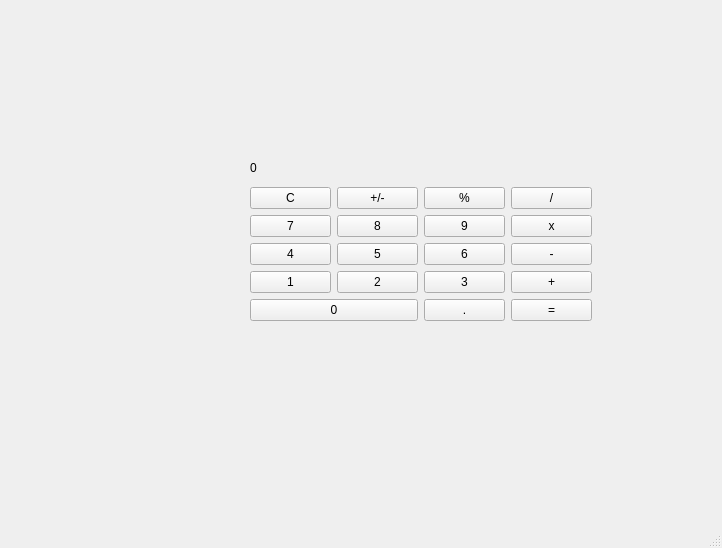
<?xml version="1.0" encoding="UTF-8"?>
<ui version="4.0">
 <class>MainWindow</class>
 <widget class="QMainWindow" name="MainWindow">
  <property name="geometry">
   <rect>
    <x>0</x>
    <y>0</y>
    <width>722</width>
    <height>548</height>
   </rect>
  </property>
  <property name="windowTitle">
   <string>MainWindow</string>
  </property>
  <widget class="QWidget" name="centralwidget">
   <widget class="QWidget" name="verticalLayoutWidget">
    <property name="geometry">
     <rect>
      <x>250</x>
      <y>120</y>
      <width>342</width>
      <height>201</height>
     </rect>
    </property>
    <layout class="QVBoxLayout" name="verticalLayout">
     <item>
      <widget class="QLabel" name="label_expr">
       <property name="font">
        <font>
         <kerning>true</kerning>
        </font>
       </property>
       <property name="text">
        <string/>
       </property>
      </widget>
     </item>
     <item>
      <widget class="QLabel" name="label_result">
       <property name="text">
        <string>0</string>
       </property>
      </widget>
     </item>
     <item>
      <layout class="QGridLayout" name="gridLayout">
       <item row="2" column="3">
        <widget class="QPushButton" name="pushButton_sub">
         <property name="text">
          <string>-</string>
         </property>
        </widget>
       </item>
       <item row="2" column="1">
        <widget class="QPushButton" name="pushButton_5">
         <property name="text">
          <string>5</string>
         </property>
        </widget>
       </item>
       <item row="3" column="2">
        <widget class="QPushButton" name="pushButton_3">
         <property name="text">
          <string>3</string>
         </property>
        </widget>
       </item>
       <item row="4" column="3">
        <widget class="QPushButton" name="pushButton_eq">
         <property name="text">
          <string>=</string>
         </property>
        </widget>
       </item>
       <item row="1" column="2">
        <widget class="QPushButton" name="pushButton_9">
         <property name="text">
          <string>9</string>
         </property>
        </widget>
       </item>
       <item row="3" column="1">
        <widget class="QPushButton" name="pushButton_2">
         <property name="text">
          <string>2</string>
         </property>
        </widget>
       </item>
       <item row="3" column="0">
        <widget class="QPushButton" name="pushButton_1">
         <property name="text">
          <string>1</string>
         </property>
        </widget>
       </item>
       <item row="2" column="2">
        <widget class="QPushButton" name="pushButton_6">
         <property name="text">
          <string>6</string>
         </property>
        </widget>
       </item>
       <item row="4" column="0" colspan="2">
        <widget class="QPushButton" name="pushButton_0">
         <property name="text">
          <string>0</string>
         </property>
        </widget>
       </item>
       <item row="1" column="3">
        <widget class="QPushButton" name="pushButton_mult">
         <property name="text">
          <string>x</string>
         </property>
        </widget>
       </item>
       <item row="1" column="0">
        <widget class="QPushButton" name="pushButton_7">
         <property name="text">
          <string>7</string>
         </property>
        </widget>
       </item>
       <item row="4" column="2">
        <widget class="QPushButton" name="pushButton_com">
         <property name="text">
          <string>.</string>
         </property>
        </widget>
       </item>
       <item row="1" column="1">
        <widget class="QPushButton" name="pushButton_8">
         <property name="text">
          <string>8</string>
         </property>
        </widget>
       </item>
       <item row="3" column="3">
        <widget class="QPushButton" name="pushButton_add">
         <property name="text">
          <string>+</string>
         </property>
        </widget>
       </item>
       <item row="2" column="0">
        <widget class="QPushButton" name="pushButton_4">
         <property name="text">
          <string>4</string>
         </property>
        </widget>
       </item>
       <item row="0" column="0">
        <widget class="QPushButton" name="pushButton_C">
         <property name="text">
          <string>C</string>
         </property>
        </widget>
       </item>
       <item row="0" column="1">
        <widget class="QPushButton" name="pushButton_rev">
         <property name="text">
          <string>+/-</string>
         </property>
        </widget>
       </item>
       <item row="0" column="2">
        <widget class="QPushButton" name="pushButton_perc">
         <property name="text">
          <string>%</string>
         </property>
        </widget>
       </item>
       <item row="0" column="3">
        <widget class="QPushButton" name="pushButton_div">
         <property name="text">
          <string>/</string>
         </property>
        </widget>
       </item>
      </layout>
     </item>
    </layout>
   </widget>
  </widget>
  <widget class="QMenuBar" name="menubar">
   <property name="geometry">
    <rect>
     <x>0</x>
     <y>0</y>
     <width>722</width>
     <height>21</height>
    </rect>
   </property>
  </widget>
  <widget class="QStatusBar" name="statusbar"/>
 </widget>
 <resources/>
 <connections/>
</ui>
